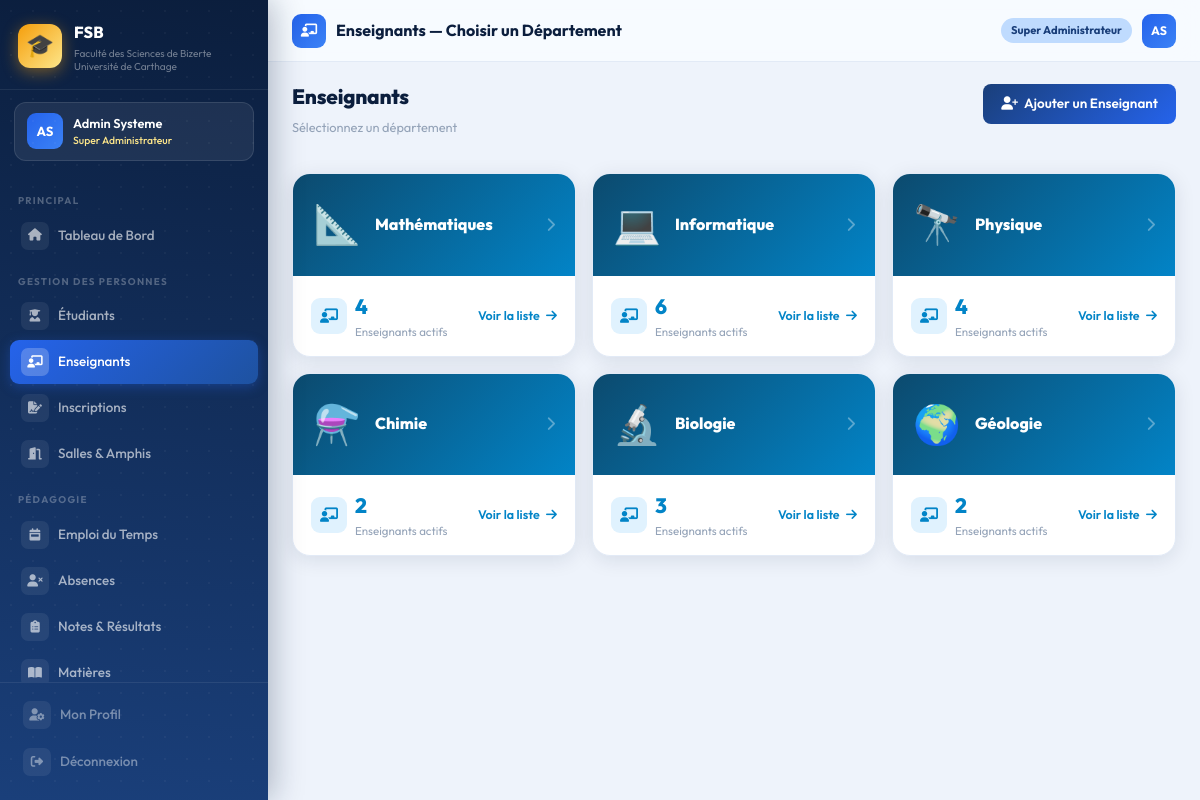
The page /dashboard/enseignants/ (signed in) on the database its author committed.
### accounts/models.py (models this page shows, shortened)
class CustomUser(AbstractUser):
    ROLE_CHOICES = [
        ('super_admin',  'Super Administrateur'),
        ('admin',        'Administrateur'),
        ('scolarite',    'Agent Scolarité'),
        ('chef_dept',    'Chef de Département'),
        ('doyen',        'Doyen / Vice-Doyen'),
    ]
    role = models.CharField(
        max_length=20,
        choices=ROLE_CHOICES,
        default='scolarite'
    )
    telephone = models.CharField(max_length=20, blank=True)
    departement = models.CharField(max_length=50, blank=True)
    @property
    def is_super_admin(self):
        return self.role == 'super_admin'

### administration/models.py (models this page shows, shortened)
class Departement(models.Model):
    NOM_CHOICES = [
        ('mathematiques',  'Mathématiques'),
        ('informatique',   'Informatique'),
        ('physique',       'Physique'),
        ('chimie',         'Chimie'),
        ('biologie',   'Biologie'),
        ('geologie', 'Géologie'),
    ]
    nom         = models.CharField(max_length=50, choices=NOM_CHOICES, unique=True)
    chef        = models.CharField(max_length=100, blank=True, null=True, help_text="Nom du chef de département")
    email       = models.EmailField(blank=True)
    telephone   = models.CharField(max_length=20, blank=True)
    description = models.TextField(blank=True)

### administration/views.py (the view)
@login_required
def enseignants_departements(request):
    departements = Departement.objects.all()
    dept_data = []
    for dept in departements:
        nb = Enseignant.objects.filter(
            departement=dept, actif=True
        ).count()
        dept_data.append({'dept': dept, 'nb_enseignants': nb})
    return render(request, 'administration/enseignants/nav_departements.html', {
        'dept_data': dept_data,
    })

### templates/administration/enseignants/nav_departements.html (shortened to what this page needs)
{% extends 'base.html' %}
{% block page_icon %}<i class="fas fa-chalkboard-teacher"></i>{% endblock %}
{% block page_title %}Enseignants — Choisir un Département{% endblock %}
{% block content %}
<div class="page-header">
  <div>
    <h1>Enseignants</h1>
    <p class="sub">Sélectionnez un département</p>
  </div>
  <a href="{% url 'administration:ajouter_enseignant' %}" class="btn-primary-fsb">
    <i class="fas fa-user-plus"></i> Ajouter un Enseignant
  </a>
</div>
<div class="row g-3">
  {% for item in dept_data %}
  <div class="col-lg-4 col-md-6 fu fu{{ forloop.counter }}">
    <a href="{% url 'administration:enseignants_liste' item.dept.pk %}"
       style="text-decoration:none;display:block">
      <div class="card-fsb" style="transition:all 0.25s;cursor:pointer"
           onmouseover="this.style.transform='translateY(-4px)';this.style.boxShadow='0 12px 32px rgba(37,99,235,0.15)'"
           onmouseout="this.style.transform='translateY(0)';this.style.boxShadow=''">
        <div style="background:linear-gradient(135deg,#0c4a6e,#0284c7);
                    padding:20px;display:flex;align-items:center;gap:14px">
          <div style="font-size:2.4rem;flex-shrink:0">
            {% if item.dept.nom == 'informatique' %}💻
            {% elif item.dept.nom == 'mathematiques' %}📐
            {% elif item.dept.nom == 'physique' %}🔭
            {% elif item.dept.nom == 'chimie' %}⚗️
            {% elif item.dept.nom == 'biologie' %}🔬
            {% else %}🌍{% endif %}
          </div>
          <div>
            <div style="font-size:1rem;font-weight:800;color:white">
              {{ item.dept.get_nom_display }}
            </div>
          </div>
          <i class="fas fa-chevron-right ms-auto" style="color:rgba(255,255,255,0.35)"></i>
        </div>
        <div style="padding:14px 18px;display:flex;align-items:center;justify-content:space-between">
          <div style="display:flex;align-items:center;gap:8px">
            <div style="width:36px;height:36px;border-radius:9px;background:#e0f2fe;
                        display:flex;align-items:center;justify-content:center">
              <i class="fas fa-chalkboard-teacher" style="color:#0284c7;font-size:0.9rem"></i>
            </div>
            <div>
              <div style="font-size:1.3rem;font-weight:800;color:#0284c7">
                {{ item.nb_enseignants }}
              </div>
              <div style="font-size:0.72rem;color:#94a3b8">Enseignants actifs</div>
            </div>
          </div>
          <div style="font-size:0.78rem;color:#0284c7;font-weight:600">
            Voir la liste <i class="fas fa-arrow-right ms-1"></i>
          </div>
        </div>
      </div>
    </a>
  </div>
  {% endfor %}
</div>
{% endblock %}

### templates/base.html (shortened to what this page needs)
<!DOCTYPE html>
<html lang="fr">
<head>
    <link href="https://cdn.jsdelivr.net/npm/bootstrap@5.3.2/dist/css/bootstrap.min.css" rel="stylesheet">
    <link href="https://cdnjs.cloudflare.com/ajax/libs/font-awesome/6.5.0/css/all.min.css" rel="stylesheet">
    {% load static %}
    <link rel="stylesheet" href="{% static 'css/fsb.css' %}">
</head>
<body>
    {% if user.is_authenticated %}
    <aside class="sidebar" id="sidebar">
        <div class="sidebar-brand">
            <div class="brand-logo">🎓</div>
            <div>
                <div class="brand-name">FSB</div>
                <div class="brand-desc">Faculté des Sciences de Bizerte<br>Université de Carthage</div>
            </div>
        </div>
        <div class="sidebar-user">
            <div class="user-avatar">{{ user.first_name|first|upper }}{{ user.last_name|first|upper }}</div>
            <div>
                <div class="user-fullname">{{ user.get_full_name|truncatechars:22 }}</div>
                <div class="user-role-badge">{{ user.get_role_display }}</div>
            </div>
        </div>
        <nav class="sidebar-nav">
            <span class="nav-section">Principal</span>
            <a href="{% url 'administration:dashboard' %}"
                class="sidebar-link {% if request.resolver_match.url_name == 'dashboard' %}active{% endif %}">
                <span class="s-icon"><i class="fas fa-home"></i></span>Tableau de Bord
            </a>
            <span class="nav-section">Gestion des Personnes</span>
            <a href="{% url 'administration:liste_etudiants' %}"
                class="sidebar-link {% if 'etudiants' in request.path %}active{% endif %}">
                <span class="s-icon"><i class="fas fa-user-graduate"></i></span>Étudiants
            </a>
            <a href="{% url 'administration:liste_enseignants' %}"
                class="sidebar-link {% if 'enseignants' in request.path %}active{% endif %}">
                <span class="s-icon"><i class="fas fa-chalkboard-teacher"></i></span>Enseignants
            </a>
            <a href="{% url 'administration:inscriptions' %}"
                class="sidebar-link {% if 'inscriptions' in request.path %}active{% endif %}">
                <span class="s-icon"><i class="fas fa-file-signature"></i></span>Inscriptions
            </a>
            <a href="{% url 'administration:salles' %}"
                class="sidebar-link {% if 'salles' in request.path %}active{% endif %}">
                <span class="s-icon"><i class="fas fa-door-open"></i></span>Salles & Amphis
            </a>
            <span class="nav-section">Pédagogie</span>
            <a href="{% url 'pedagogie:emploi_du_temps' %}"
                class="sidebar-link {% if 'emploi' in request.path %}active{% endif %}">
                <span class="s-icon"><i class="fas fa-calendar-week"></i></span>Emploi du Temps
            </a>
            <a href="{% url 'pedagogie:absences' %}"
                class="sidebar-link {% if 'absences' in request.path %}active{% endif %}">
                <span class="s-icon"><i class="fas fa-user-times"></i></span>Absences
            </a>
            <a href="{% url 'pedagogie:notes' %}"
                class="sidebar-link {% if 'notes' in request.path %}active{% endif %}">
                <span class="s-icon"><i class="fas fa-clipboard-list"></i></span>Notes & Résultats
            </a>
            <a href="{% url 'pedagogie:matieres' %}"
                class="sidebar-link {% if 'matieres' in request.path %}active{% endif %}">
                <span class="s-icon"><i class="fas fa-book-open"></i></span>Matières
            </a>
        </nav>
        <div class="sidebar-footer">
            <a href="{% url 'accounts:profile' %}" class="sidebar-link" style="margin-bottom:3px">
                <span class="s-icon"><i class="fas fa-user-cog"></i></span>Mon Profil
            </a>
            <a href="{% url 'accounts:logout' %}" class="sidebar-link danger">
                <span class="s-icon"><i class="fas fa-sign-out-alt"></i></span>Déconnexion
            </a>
        </div>
    </aside>
    <div class="main-wrapper">
        <header class="topbar">
            <div class="topbar-left">
                <div class="topbar-icon">{% block page_icon %}<i class="fas fa-th"></i>{% endblock %}</div>
                <span class="topbar-title">{% block page_title %}Tableau de Bord{% endblock %}</span>
            </div>
            <div class="topbar-right">
                <span class="role-chip">{{ user.get_role_display }}</span>
                <a class="user-avatar"
                    style="width:34px;height:34px;font-size:0.77rem;border-radius:9px;cursor:pointer;display:inline-flex;align-items:center;justify-content:center;text-decoration:none"
                    href="{% url 'accounts:profile' %}">
                    {{ user.first_name|first|upper }}{{ user.last_name|first|upper }}
                </a>
            </div>
        </header>
        <div class="content-area">
            {% block content %}{% endblock %}
        </div>
    </div>
    {% else %}
    {% block full_content %}{% endblock %}
    {% endif %}
    {% load static %}
</body>
</html>

### rows shown on the page
CustomUser: first_name|first "A", last_name|first "S", get_full_name "Admin Systeme", role "Super Administrateur"
Departement: dept.nom "Mathématiques", nb_enseignants "4"
Departement: dept.nom "Informatique", nb_enseignants "6"
Departement: dept.nom "Physique", nb_enseignants "4"
Departement: dept.nom "Chimie", nb_enseignants "2"
Departement: dept.nom "Biologie", nb_enseignants "3"
Departement: dept.nom "Géologie", nb_enseignants "2"
